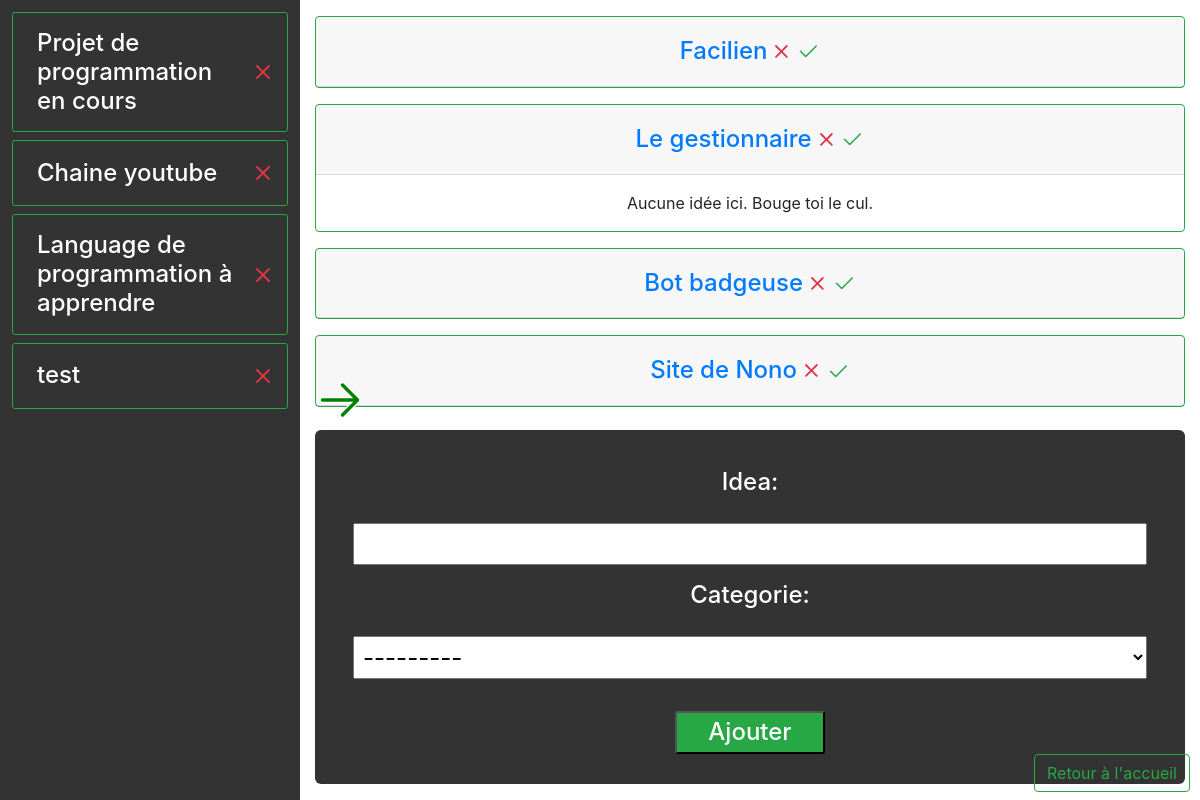
Page /gestionnaire/edit_sous_idee/478 on the committed database.
### Le_gestionnaire_app/models.py (models this page shows)
class main_idea_model(models.Model):
    idea = models.CharField(max_length=50)
    date = models.DateTimeField(default=timezone.now)
    def __str__(self):
        return self.idea

class second_idea_model(models.Model):
    idea = models.CharField(max_length=100)
    date = models.DateTimeField(default=timezone.now)
    categorie = models.ForeignKey('main_idea_model', null=True, on_delete=models.CASCADE)
    def __str__(self):
        return self.idea

### Le_gestionnaire_app/views.py (the view)
# urls.py: path("edit_sous_idee/<int:id>", views.second_ideaEdit_view, name="getionnaireEditSousIdee"),
def second_ideaEdit_view(request, id):
    main_ideas = main_idea_model.objects.all()
    second_ideas = second_idea_model.objects.all()
    second_idea = second_idea_model.objects.get(id=id)
    second = second_idea_model.objects.filter(id=id)
    third_ideas = third_idea_model.objects.filter(categorie__idea=second_idea.idea)
    third_form = third_idea_form(request.POST)
    if third_form.is_valid():
        third_form.save()
    return render (request, 'Le_gestionnaire_app/Le_gestionnaire_third.html', {'main_ideas':main_ideas, 'second_ideas':second_ideas, 'second':second, 'third_ideas':third_ideas, 'third_form':third_form})

### Le_gestionnaire_app/forms.py
class third_idea_form(forms.ModelForm):
    class Meta:
        model = third_idea_model
        fields = ('idea','categorie',)

### Le_gestionnaire_app/templates/Le_gestionnaire_app/Le_gestionnaire_third.html (shortened to what this page needs)
<!doctype html>
<html lang="fr">
  <head>
    <link rel="stylesheet" href="https://stackpath.bootstrapcdn.com/bootstrap/4.5.2/css/bootstrap.min.css">
    {% load static %}
    <link rel="stylesheet" href="{% static 'Le_gestionnaire_app/Le_gestionnaireC.css'%}"/>
  </head>
  <body>
    <a class="retour mb-2" href="{% url 'getionnaire' %}"><button type="button" class="btn btn-outline-success">Retour à l'accueil</button></a>
    <div class="projetVie__fleche position-absolute" >
    </div>
    <div class="container-fluid">
      <div class="row">
        <div class="col-3 w-100 p-2 blockMainIdea">
          <ul class="nav">
            {% for main_idea in main_ideas %}
              <li class="nav-item d-flex justify-content-between align-items-center w-100 m-1 p-2 border border-success      blockMainIdea__nav__item">
                <a class="nav-link h4 m-0 pr-0 text-white" href="{% url 'getionnaireEdit' main_idea.id %}">{{main_idea.idea}}</a>
                <a id="{{main_idea.id}}" class="nav-link d-flex justify-content-center align-items-center px-0      blockMainIdea__nav__item__buttonCroix" href="#">
                </a>
              </li>
            {% empty %}
            <a class="nav-link h3 text-white">Aucune idée</a>
            {% endfor %}
          </ul>
        </div>
        <div class="col-9 d-flex flex-column justify-content-between      containerCard__secondIdeaForm">
          <div class="d-flex flex-wrap justify-content-between      containerCard__secondIdea">
              {% for i in second_ideas %}
              <div class="card w-100 mt-3 border-success">
                  <div class="card-header text-center d-flex justify-content-center align-items-center text-center">
                      <a class="idea h4 m-0" href="{% url 'getionnaireEditSousIdee' i.id %}">{{i.idea}}</a>
                      <a id="{{i.id}}" class="secondIdea__buttonCroix nav-link px-0" href="#">
                      </a>
                      <a class="nav-link px-0" href="{% url 'second_programme_url' i.id %}">
                        <svg width="1.5em" height="1.5em" viewBox="0 0 16 16" class="bi bi-check2" fill="#28a745" xmlns="http://www.w3.org/2000/svg">
                          <path fill-rule="evenodd" d="M13.854 3.646a.5.5 0 0 1 0 .708l-7 7a.5.5 0 0 1-.708 0l-3.5-3.5a.5.5 0 1 1 .708-.708L6.5 10.293l6.646-6.647a.5.5 0 0 1 .708 0z"/>
                        </svg>
                      </a>
                  </div>
                  <ul class="list-group list-group-flush">
                    {% for third_idea in third_ideas %}
                      <li class="list-group-item text-center d-flex justify-content-center align-items-center ">
                              <a class="h5 m-0 text-dark">{{ third_idea.idea }}</a>
                              <a style="display: none;" class="categorie">{{ third_idea.categorie }}</a>
                              <a class="nav-link px-0" href="{% url 'getionnaireDeleteSousSousIdee' third_idea.id %}">
                                <svg width="1.8em" height="1.8em" viewBox="0 0 16 16" class="bi bi-x" fill="#dc3545" xmlns="http://www.w3.org/2000/svg">
                                  <path fill-rule="evenodd" d="M4.646 4.646a.5.5 0 0 1 .708 0L8 7.293l2.646-2.647a.5.5 0 0 1 .708.708L8.707 8l2.647 2.646a.5.5 0 0 1-.708.708L8 8.707l-2.646 2.647a.5.5 0 0 1-.708-.708L7.293 8 4.646 5.354a.5.5 0 0 1 0-.708z"/>
                                </svg>
                              </a>
                              <a class="nav-link px-0" href="{% url 'programme_url' third_idea.id %}">
                                <svg width="1.6em" height="1.6em" viewBox="0 0 16 16" class="bi bi-check2" fill="#28a745" xmlns="http://www.w3.org/2000/svg">
                                  <path fill-rule="evenodd" d="M13.854 3.646a.5.5 0 0 1 0 .708l-7 7a.5.5 0 0 1-.708 0l-3.5-3.5a.5.5 0 1 1 .708-.708L6.5 10.293l6.646-6.647a.5.5 0 0 1 .708 0z"/>
                                </svg>
                              </a>
                              </br>
                          {% empty %}
                              {% for i in second %}
                                  <div>
                                      <p class="rienMain m-0 p-3 text-center"><span style="display: none;" class="rien">{{i.idea}}</span> Aucune idée ici. Bouge toi le cul.</p>
                                  </div>
                              {% endfor %}
                          {% endfor %}
                  </ul>
              </div>
              {% endfor %}
          </div>
          <form action="" method="post" class="d-flex flex-column w-100 my-3">
              <a class="form__text h4 p-2">{{third_form.as_p}}</a>
              <input type="submit" value="Ajouter" class="form__buttonSubmit h4 bg-success text-white"/>
          </form>
        </div>
      </div>
      <div class="row">
        <div class="col-12 position-absolute w-100 h-100 projetVie__page flex-column d-flex justify-content-center align-items-center">
          <div class="projetVie__page__cardBlock d-flex flex-wrap justify-content-center align-items-center">
            <div class="card m-2 text-center" style="width: 18rem;">
              <div class="card-body">
                <svg width="5em" height="5em" viewBox="0 0 16 16" class="bi bi-person-fill" fill="green" xmlns="http://www.w3.org/2000/svg">
                  <path fill-rule="evenodd" d="M3 14s-1 0-1-1 1-4 6-4 6 3 6 4-1 1-1 1H3zm5-6a3 3 0 1 0 0-6 3 3 0 0 0 0 6z"/>
                </svg>
                <p class="card-text h2">Projet perso</p>
              </div>
            </div>
          </div>
        </div>
      </div>
    </div>
</body>
</html>

### Le_gestionnaire_app/static/Le_gestionnaire_app/Le_gestionnaireC.css (style rules this page uses)
body { background-image: url("https://cdn.pixabay.com/photo/2016/11/19/22/52/coding-1841550_960_720.jpg"); background-repeat: no-repeat; background-size: cover; width: 100%; height: 100vh; }
.retour { position: absolute; bottom: 0; right: 10px; z-index: 1; }
.nav-item { display: flex; }
a p { display: flex; flex-direction: column; text-align: center; color: #FFF; }
.projetVie__fleche { top: 50%; transform: translateY(-50%); left: 25%; cursor: pointer; z-index: 5; animation: projetVie__fleche 1s infinite; }
.projetVie__page { top: 0; left: -75%; background-color: transparent; transition: left 1s, background-color 1s; z-index: 4; }
.projetVie__page > svg { position: absolute; right: 10px; top:10px; fill: transparent; cursor: pointer; transition: fill 1s; }
.projetVie__page__cardBlock .card { background-color: transparent !important; color: transparent; border: 1px solid transparent; cursor: pointer; transition: color 1s, transform .3s, border 1s; }
.projetVie__page__cardBlock .card svg { fill: transparent; transition: fill 1s; }
.blockMainIdea { height: 100vh; overflow-y: scroll; background: rgba(0,0,0,.8); z-index: 5; }
.blockMainIdea__nav__item { border-radius: 3px; }
form { padding: 30px; background-color: rgba(0,0,0,.8); border-radius: 6px; position: relative; bottom: 0; margin: auto; }
.form__text p input { padding: 5px; margin-top: 18px; }
.form__text p select { padding: 5px; margin-top: 18px; }
.form__buttonSubmit { border-radius: 3px; padding: 5px; width: 150px; margin: auto; }
.containerCard__secondIdeaForm { height: 100vh; }
.containerCard__secondIdea { overflow-y: scroll; }

### rows in the picture
main_idea_model: idea "Projet de programmation en cours"
main_idea_model: idea "Chaine youtube"
main_idea_model: idea "Language de programmation à apprendre"
main_idea_model: idea "test"
second_idea_model: idea "Facilien"
second_idea_model: idea "Le gestionnaire"
second_idea_model: idea "Bot badgeuse"
second_idea_model: idea "Site de Nono"
second_idea_model: categorie "---------"
